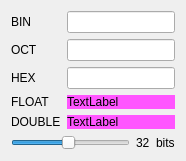
<?xml version="1.0" encoding="UTF-8"?>
<ui version="4.0">
 <class>Form</class>
 <widget class="QWidget" name="Form">
  <property name="geometry">
   <rect>
    <x>0</x>
    <y>0</y>
    <width>204</width>
    <height>165</height>
   </rect>
  </property>
  <property name="windowTitle">
   <string>Bases</string>
  </property>
  <layout class="QGridLayout" name="gridLayout">
   <property name="sizeConstraint">
    <enum>QLayout::SetFixedSize</enum>
   </property>
   <item row="0" column="0">
    <widget class="QLabel" name="label">
     <property name="text">
      <string notr="true">BIN</string>
     </property>
    </widget>
   </item>
   <item row="0" column="1">
    <widget class="QLineEdit" name="edt_bin"/>
   </item>
   <item row="1" column="0">
    <widget class="QLabel" name="label_2">
     <property name="text">
      <string notr="true">OCT</string>
     </property>
    </widget>
   </item>
   <item row="1" column="1">
    <widget class="QLineEdit" name="edt_octo"/>
   </item>
   <item row="2" column="0">
    <widget class="QLabel" name="label_3">
     <property name="text">
      <string notr="true">HEX</string>
     </property>
    </widget>
   </item>
   <item row="2" column="1">
    <widget class="QLineEdit" name="edt_hex"/>
   </item>
   <item row="3" column="0">
    <widget class="QLabel" name="label_4">
     <property name="text">
      <string notr="true">FLOAT</string>
     </property>
    </widget>
   </item>
   <item row="3" column="1">
    <widget class="QLabel" name="label_6">
     <property name="styleSheet">
      <string notr="true">background-color: rgb(255, 85, 255);</string>
     </property>
     <property name="text">
      <string notr="true">TextLabel</string>
     </property>
    </widget>
   </item>
   <item row="4" column="0">
    <widget class="QLabel" name="label_5">
     <property name="text">
      <string notr="true">DOUBLE</string>
     </property>
    </widget>
   </item>
   <item row="4" column="1">
    <widget class="QLabel" name="label_7">
     <property name="styleSheet">
      <string notr="true">background-color: rgb(255, 85, 255);</string>
     </property>
     <property name="text">
      <string notr="true">TextLabel</string>
     </property>
    </widget>
   </item>
   <item row="5" column="0" colspan="2">
    <layout class="QHBoxLayout" name="horizontalLayout">
     <item>
      <widget class="QSlider" name="sld_bits">
       <property name="minimum">
        <number>2</number>
       </property>
       <property name="maximum">
        <number>64</number>
       </property>
       <property name="value">
        <number>32</number>
       </property>
       <property name="orientation">
        <enum>Qt::Horizontal</enum>
       </property>
      </widget>
     </item>
     <item>
      <widget class="QLabel" name="label_8">
       <property name="text">
        <string notr="true">32</string>
       </property>
      </widget>
     </item>
     <item>
      <widget class="QLabel" name="label_9">
       <property name="text">
        <string notr="true">bits</string>
       </property>
      </widget>
     </item>
    </layout>
   </item>
  </layout>
 </widget>
 <resources/>
 <connections>
  <connection>
   <sender>sld_bits</sender>
   <signal>valueChanged(int)</signal>
   <receiver>label_8</receiver>
   <slot>setNum(int)</slot>
   <hints>
    <hint type="sourcelabel">
     <x>38</x>
     <y>134</y>
    </hint>
    <hint type="destinationlabel">
     <x>109</x>
     <y>134</y>
    </hint>
   </hints>
  </connection>
 </connections>
</ui>
